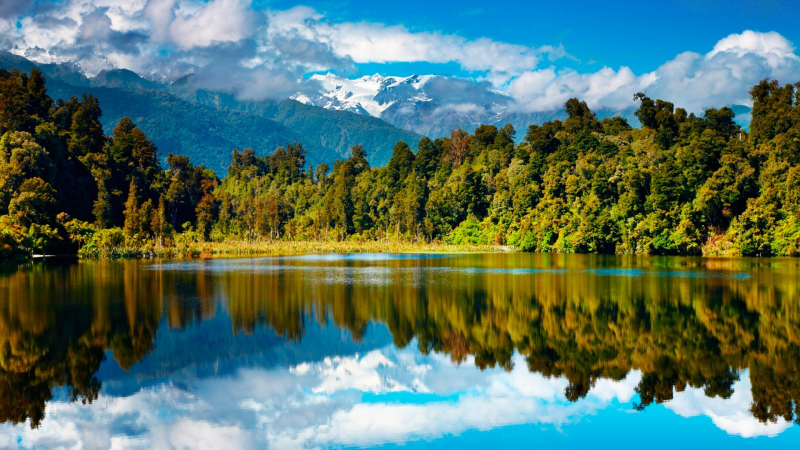
%> input picture matlab/filterTransfer/source/scenery.jpg, 1600 x 900 px (shown at 1/2 size)
$ octave fastColorTransfer.m   (GNU Octave 9; MATLAB toolbox functions it lacks are replaced by stand-ins)
%> lines starting %> are read from the running program, lines starting %| are printed output that depends on the picture
clear all
close all
clc
Isource = imread('scenery.jpg');
%> Isource is the input picture: size 900x1600x3 uint8; mean R, G, B 86.1, 115.3, 101.9
Itarget = imread('warm.jpg');
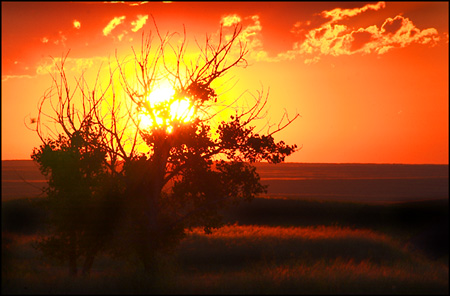
%> input picture matlab/filterTransfer/source/warm.jpg, 450 x 296 px
%> Itarget is the input picture: size 296x450x3 uint8; mean R, G, B 149.9, 81.3, 29
% [sizex,sizey] = size(Isource);
% Itarget = imresize(Itarget,.1);
% Isource = imresize(Isource,.2);
Isource = im2double(Isource);
%> Isource: size 900x1600x3 double
Itarget = im2double(Itarget);
%> Itarget: size 296x450x3 double

cformLAB = makecform('srgb2lab');
% convert both images to LAB color space
IsourceLAB = applycform(Isource,cformLAB);
%> IsourceLAB: size 900x1600x3 double; mean of channels 1, 2, 3 46, -5.9, 4.3
ItargetLAB = applycform(Itarget,cformLAB);
%> ItargetLAB: size 296x450x3 double; mean of channels 1, 2, 3 41.5, 24.9, 39.3

L_IsourceLAB= IsourceLAB(:, :, 1);  % Extract the L image.
L_sourcestd = std(L_IsourceLAB(:));
%> L_sourcestd = 25.98
L_sourcemean = mean(L_IsourceLAB(:));
%> L_sourcemean = 46.02
A_IsourceLAB = IsourceLAB(:, :, 2);  % Extract the A image.
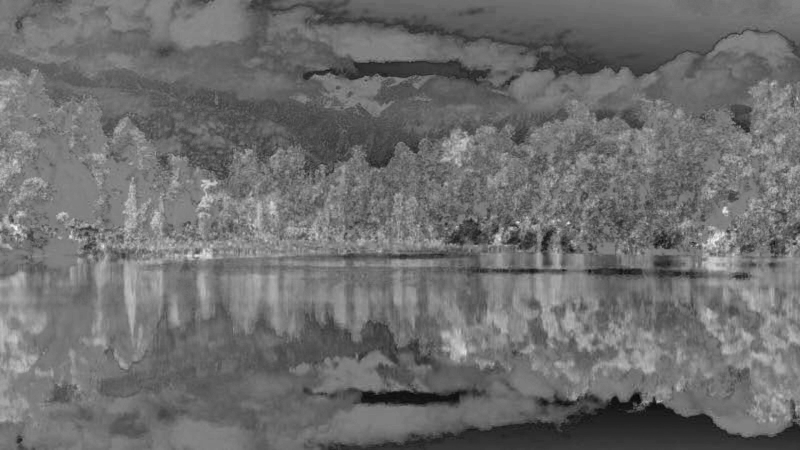
%> A_IsourceLAB: size 900x1600 double (shown at 1/2 size); min -42.38, max 41.89, mean -5.9; drawn with min black and max white
A_sourcestd = std(A_IsourceLAB(:));
%> A_sourcestd = 8.72
A_sourcemean = mean(A_IsourceLAB(:));
%> A_sourcemean = -5.93
B_IsourceLAB = IsourceLAB(:, :, 3);  % Extract the B image.
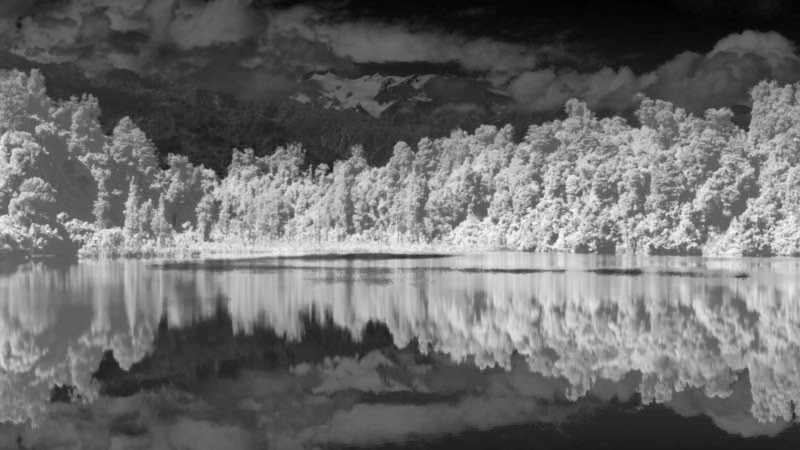
%> B_IsourceLAB: size 900x1600 double (shown at 1/2 size); min -55.16, max 85.64, mean 4.3; drawn with min black and max white
B_sourcestd = std(B_IsourceLAB(:));
%> B_sourcestd = 31.14
B_sourcemean = mean(B_IsourceLAB(:));
%> B_sourcemean = 4.28

L_ItargetLAB= ItargetLAB(:, :, 1);  % Extract the L image.
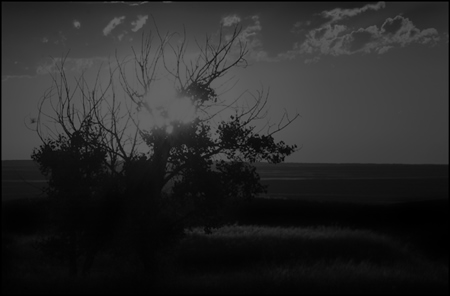
%> L_ItargetLAB: size 296x450 double; min 0, max 100, mean 41.5
L_targestd = std(L_ItargetLAB(:));
%> L_targestd = 31.69
L_targemean = mean(L_ItargetLAB(:));
%> L_targemean = 41.48
A_ItargetLAB = ItargetLAB(:, :, 2);  % Extract the A image.
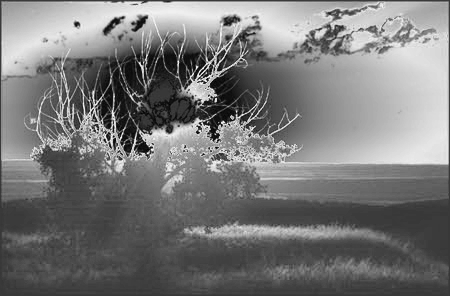
%> A_ItargetLAB: size 296x450 double; min -21.98, max 76.69, mean 24.9; drawn with min black and max white
A_targestd = std(A_ItargetLAB(:));
%> A_targestd = 22.55
A_targemean = mean(A_ItargetLAB(:));
%> A_targemean = 24.85
B_ItargetLAB = ItargetLAB(:, :, 3);  % Extract the B image.
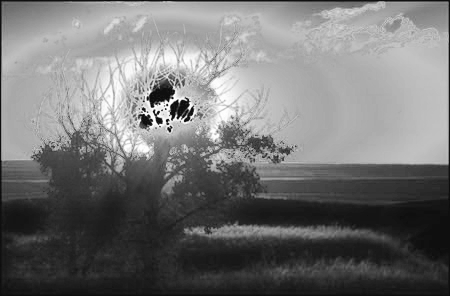
%> B_ItargetLAB: size 296x450 double; min -6.21, max 93.39, mean 39.3; drawn with min black and max white
B_targestd = std(B_ItargetLAB(:));
%> B_targestd = 26.85
B_targemean = mean(B_ItargetLAB(:));
%> B_targemean = 39.25

% subtract the means from the target image
L_ItargetLAB = L_ItargetLAB-L_targemean;
A_ItargetLAB = A_ItargetLAB-A_targemean;
B_ItargetLAB = B_ItargetLAB-B_targemean;

% scale and add the source mean
L_ItargetLAB = (L_targestd/L_sourcestd)*L_ItargetLAB+L_sourcemean;
A_ItargetLAB = (A_targestd/A_sourcestd)*A_ItargetLAB+A_sourcemean;
B_ItargetLAB = (B_targestd/B_sourcestd)*B_ItargetLAB+B_sourcemean;

% transform color space back to rgb
cformLAB2 = makecform('lab2srgb');
labSpace(:,:,1) = L_ItargetLAB;
labSpace(:,:,2) = A_ItargetLAB;
labSpace(:,:,3) = B_ItargetLAB;
%> labSpace: size 296x450x3 double; mean of channels 1, 2, 3 46, -5.9, 4.3
rgbTarget = applycform(labSpace,cformLAB2);
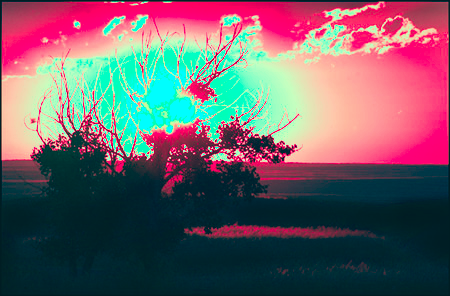
%> rgbTarget: size 296x450x3 double; mean R, G, B 0.433, 0.375, 0.406
%rgbTarget = lab2rgb(labSpace,'OutputType','uint8');

%%
figure()
subplot(1,2,2)
imshow(rgbTarget);
subplot(1,2,1)
imshow(Itarget);
